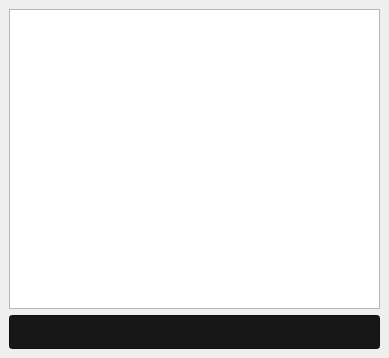
<?xml version="1.0" encoding="UTF-8"?>
<ui version="4.0">
    <class>TestWindow</class>
    <widget class="QMainWindow" name="TestWindow">
        <property name="geometry">
            <rect>
                <x>0</x>
                <y>0</y>
                <width>389</width>
                <height>358</height>
            </rect>
        </property>
        <property name="windowTitle">
            <string>MainWindow</string>
        </property>
        <widget class="QWidget" name="centralwidget">
            <layout class="QGridLayout" name="gridLayout_2">
                <item row="0" column="0">
                    <layout class="QVBoxLayout" name="verticalLayout">
                        <item>
                            <widget class="QListView" name="listView"/>
                        </item>
                        <item>
                            <widget class="QLineEdit" name="lineEdit">
                                <property name="sizePolicy">
                                    <sizepolicy hsizetype="Expanding" vsizetype="Expanding">
                                        <horstretch>0</horstretch>
                                        <verstretch>0</verstretch>
                                    </sizepolicy>
                                </property>
                                <property name="maximumSize">
                                    <size>
                                        <width>16777215</width>
                                        <height>34</height>
                                    </size>
                                </property>
                                <property name="autoFillBackground">
                                    <bool>false</bool>
                                </property>
                                <property name="styleSheet">
                                    <string notr="true">background: #171717;
                                        color: #FFFFFF;
                                        max-height: 32px;
                                    </string>
                                </property>
                                <property name="text">
                                    <string/>
                                </property>
                            </widget>
                        </item>
                    </layout>
                </item>
            </layout>
        </widget>
    </widget>
    <resources/>
    <connections/>
</ui>
